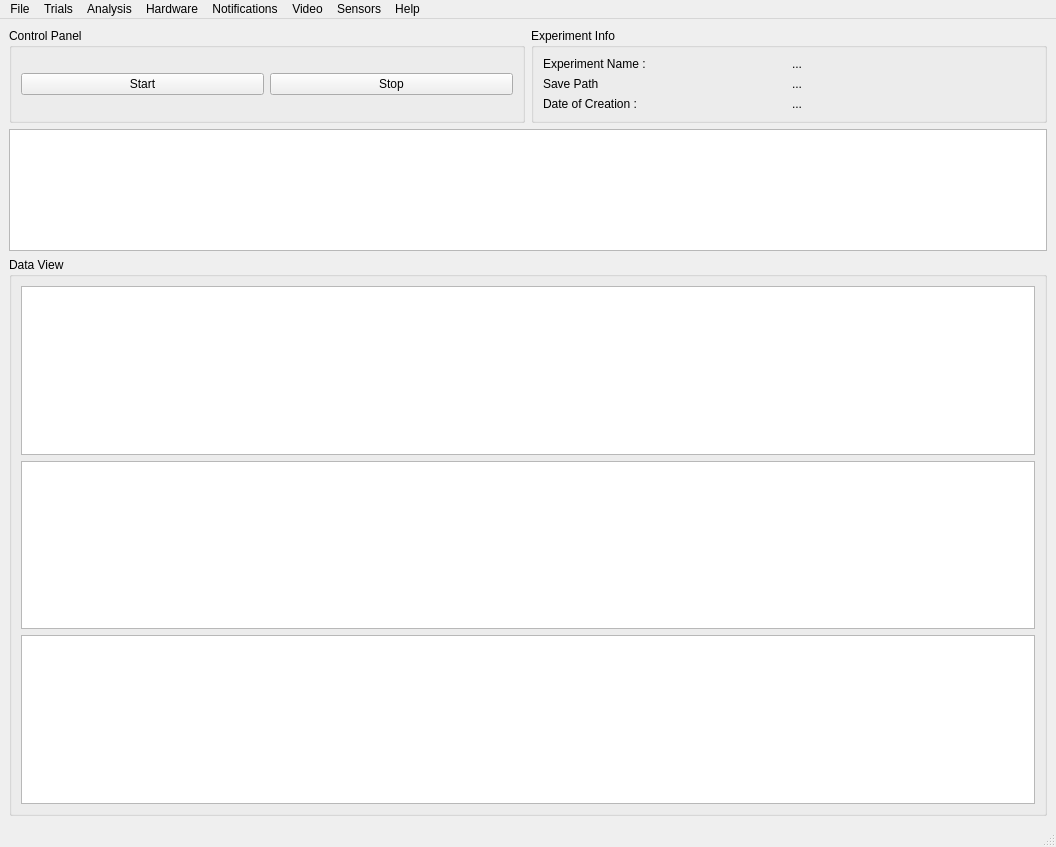
<?xml version="1.0" encoding="UTF-8"?>
<ui version="4.0">
 <class>MainWindow</class>
 <widget class="QMainWindow" name="MainWindow">
  <property name="geometry">
   <rect>
    <x>0</x>
    <y>0</y>
    <width>1056</width>
    <height>847</height>
   </rect>
  </property>
  <property name="windowTitle">
   <string>NoSeMaze</string>
  </property>
  <widget class="QWidget" name="centralwidget">
   <layout class="QGridLayout" name="gridLayout">
    <item row="0" column="0">
     <widget class="QGroupBox" name="groupBox">
      <property name="title">
       <string>Control Panel</string>
      </property>
      <layout class="QGridLayout" name="gridLayout_3">
       <item row="0" column="0">
        <widget class="QPushButton" name="startButton">
         <property name="text">
          <string>Start</string>
         </property>
        </widget>
       </item>
       <item row="0" column="1">
        <widget class="QPushButton" name="stopButton">
         <property name="text">
          <string>Stop</string>
         </property>
        </widget>
       </item>
      </layout>
     </widget>
    </item>
    <item row="0" column="1">
     <widget class="QGroupBox" name="groupBox_2">
      <property name="title">
       <string>Experiment Info</string>
      </property>
      <layout class="QGridLayout" name="gridLayout_2">
       <item row="2" column="1">
        <widget class="QLabel" name="experimentDateLabel">
         <property name="text">
          <string>...</string>
         </property>
        </widget>
       </item>
       <item row="2" column="0">
        <widget class="QLabel" name="label_3">
         <property name="text">
          <string>Date of Creation :</string>
         </property>
        </widget>
       </item>
       <item row="0" column="1">
        <widget class="QLabel" name="experimentNameLabel">
         <property name="text">
          <string>...</string>
         </property>
        </widget>
       </item>
       <item row="0" column="0">
        <widget class="QLabel" name="label">
         <property name="text">
          <string>Experiment Name :</string>
         </property>
        </widget>
       </item>
       <item row="1" column="0">
        <widget class="QLabel" name="label_2">
         <property name="text">
          <string>Save Path</string>
         </property>
        </widget>
       </item>
       <item row="1" column="1">
        <widget class="QLabel" name="savePathLabel">
         <property name="text">
          <string>...</string>
         </property>
        </widget>
       </item>
      </layout>
     </widget>
    </item>
    <item row="1" column="0" colspan="2">
     <widget class="QTableView" name="trialView">
      <property name="font">
       <font>
        <pointsize>9</pointsize>
       </font>
      </property>
      <property name="selectionBehavior">
       <enum>QAbstractItemView::SelectRows</enum>
      </property>
     </widget>
    </item>
    <item row="2" column="0" colspan="2">
     <widget class="QGroupBox" name="groupBox_3">
      <property name="title">
       <string>Data View</string>
      </property>
      <layout class="QGridLayout" name="gridLayout_4">
       <item row="2" column="1">
        <widget class="PlotWidget" name="thoraxView"/>
       </item>
       <item row="0" column="1">
        <widget class="PlotWidget" name="graphicsView"/>
       </item>
       <item row="1" column="1">
        <widget class="PlotWidget" name="dataView"/>
       </item>
      </layout>
     </widget>
    </item>
   </layout>
  </widget>
  <widget class="QMenuBar" name="menubar">
   <property name="geometry">
    <rect>
     <x>0</x>
     <y>0</y>
     <width>1056</width>
     <height>21</height>
    </rect>
   </property>
   <widget class="QMenu" name="menuFile">
    <property name="title">
     <string>File</string>
    </property>
    <addaction name="actionSave_Experiment"/>
    <addaction name="actionLoad_Experiment"/>
   </widget>
   <widget class="QMenu" name="menuHardware">
    <property name="title">
     <string>Hardware</string>
    </property>
    <addaction name="actionHardware_Preferences"/>
   </widget>
   <widget class="QMenu" name="menuAnimals">
    <property name="title">
     <string>Trials</string>
    </property>
    <addaction name="actionAnimal_List"/>
    <addaction name="actionSchedules"/>
   </widget>
   <widget class="QMenu" name="menuAnalysis">
    <property name="title">
     <string>Analysis</string>
    </property>
    <addaction name="actionAnalyse_Experiment"/>
   </widget>
   <widget class="QMenu" name="menuE_Mails">
    <property name="title">
     <string>Notifications</string>
    </property>
    <addaction name="actionMailing_List"/>
    <addaction name="actionMessage_Folder"/>
   </widget>
   <widget class="QMenu" name="menuVideo">
    <property name="title">
     <string>Video</string>
    </property>
    <addaction name="actionVideo_Control"/>
   </widget>
   <widget class="QMenu" name="menuSensors">
    <property name="title">
     <string>Sensors</string>
    </property>
    <addaction name="actionView_Data"/>
   </widget>
   <widget class="QMenu" name="menuHelp">
    <property name="title">
     <string>Help</string>
    </property>
    <addaction name="actionAbout"/>
    <addaction name="actionOpen_User_Guide"/>
   </widget>
   <addaction name="menuFile"/>
   <addaction name="menuAnimals"/>
   <addaction name="menuAnalysis"/>
   <addaction name="menuHardware"/>
   <addaction name="menuE_Mails"/>
   <addaction name="menuVideo"/>
   <addaction name="menuSensors"/>
   <addaction name="menuHelp"/>
  </widget>
  <widget class="QStatusBar" name="statusbar"/>
  <action name="actionHardware_Preferences">
   <property name="text">
    <string>Hardware Preferences</string>
   </property>
  </action>
  <action name="actionAnimal_List">
   <property name="text">
    <string>Animal List</string>
   </property>
  </action>
  <action name="actionSave_Experiment">
   <property name="text">
    <string>Save Experiment</string>
   </property>
  </action>
  <action name="actionLoad_Experiment">
   <property name="text">
    <string>Load Experiment</string>
   </property>
  </action>
  <action name="actionPreferences">
   <property name="text">
    <string>Preferences</string>
   </property>
  </action>
  <action name="actionAnalyse_Experiment">
   <property name="text">
    <string>Analyse Experiment</string>
   </property>
  </action>
  <action name="actionMailing_List">
   <property name="enabled">
    <bool>false</bool>
   </property>
   <property name="text">
    <string>Mailing List</string>
   </property>
  </action>
  <action name="actionVideo_Control">
   <property name="text">
    <string>Video Control</string>
   </property>
  </action>
  <action name="actionView_Data">
   <property name="text">
    <string>View Data</string>
   </property>
  </action>
  <action name="actionMessage_Folder">
   <property name="text">
    <string>Message Folder</string>
   </property>
  </action>
  <action name="actionAbout">
   <property name="text">
    <string>About</string>
   </property>
  </action>
  <action name="actionOpen_User_Guide">
   <property name="text">
    <string>Open User Guide</string>
   </property>
  </action>
  <action name="actionSchedules">
   <property name="text">
    <string>Schedules</string>
   </property>
  </action>
 </widget>
 <customwidgets>
  <customwidget>
   <class>PlotWidget</class>
   <extends>QGraphicsView</extends>
   <header>pyqtgraph</header>
  </customwidget>
 </customwidgets>
 <resources/>
 <connections/>
</ui>
